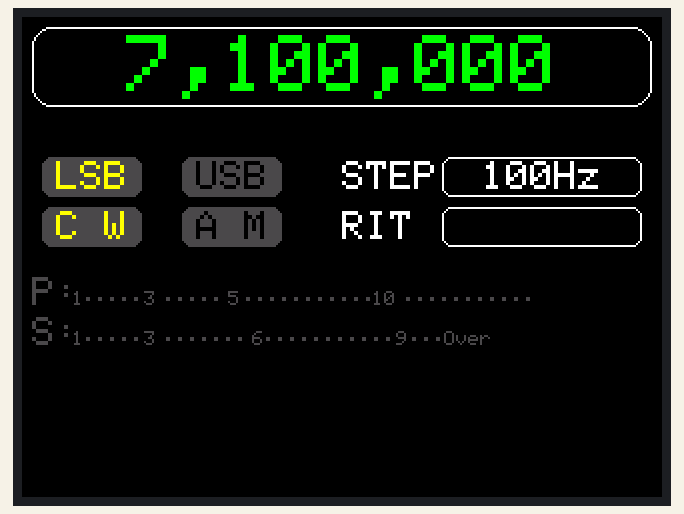
Bench run of a sketch on a simulated Arduino Uno, built with avr-gcc and run on an emulated ATmega328P. Parts: 320×240 colour display.

Above: at 0.4 s.
At 1.4 s:
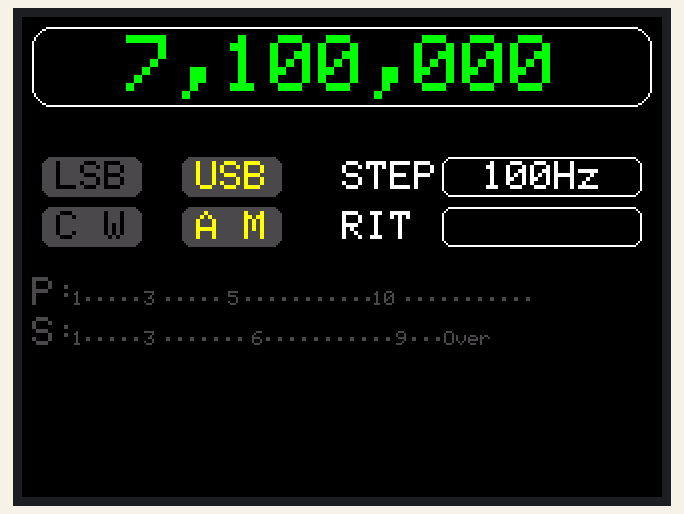

Measured:
- what the display in image 1 shows lasts 1.0 s, from 1.3 s to 2.3 s

The sketch:

AD9850.ino
```cpp
/*
 An example analogue meter using a ILI9341 TFT LCD screen

 This example uses the hardware SPI only and a board based
 on the ATmega328

 Needs Fonts 2, and 7 (also Font 4 if using large scale label)

 Comment out lines 153 and 197 to reduce needle flicker and
 to remove need for Font 4 (which uses ~8k of FLASH!)

 Alan Senior 23/2/2015
 */

// These are the connections for the UNO to display
#define sclk 13  // Don't change
#define mosi 11  // Don't change
#define cs   10  // If cs and dc pin allocations are changed then
#define dc   9   // comment out #define F_AS_T line in "Adafruit_ILI9341_FAST.h"
                 // (which is inside "Adafriit_ILI9341_AS" library)

#define rst  7  // Can alternatively connect this to the Arduino reset

//#include <Adafruit_GFX_AS.h>     // Core graphics library
#include <MCUFRIEND_kbv.h> // Fast hardware-specific library
#include "AnalogMeter.h"
#include "adafruit_GFX_Ext.h"
MCUFRIEND_kbv tft;

Adafruit_GFX_Button Button;
#define LTBLUE    0xB6DF
#define LTTEAL    0xBF5F
#define LTGREEN         0xBFF7
#define LTCYAN    0xC7FF
#define LTRED           0xFD34
#define LTMAGENTA       0xFD5F
#define LTYELLOW        0xFFF8
#define LTORANGE        0xFE73
#define LTPINK          0xFDDF
#define LTPURPLE  0xCCFF
#define LTGREY          0xE71C

#define BLUE            0x001F
#define TEAL    0x0438
#define GREEN           0x07E0
#define CYAN          0x07FF
#define RED           0xF800
#define MAGENTA       0xF81F
#define YELLOW        0xFFE0
#define ORANGE        0xFD20
#define PINK          0xF81F
#define PURPLE    0x801F
#define GREY        0xC618
#define WHITE         0xFFFF
#define BLACK         0x0000

#define DKBLUE        0x000D
#define DKTEAL    0x020C
#define DKGREEN       0x03E0
#define DKCYAN        0x03EF
#define DKRED         0x6000
#define DKMAGENTA       0x8008
#define DKYELLOW        0x8400
#define DKORANGE        0x8200
#define DKPINK          0x9009
#define DKPURPLE      0x4010
#define DKGREY        0x4A49

  // Setup data buffer.
String inString;
int inByte = 0; // Incoming serial data byte.
int outputValue; // Sensor data to send to Processing.


float ltx = 0;    // Saved x coord of bottom of needle
uint16_t osx = 120, osy = 120; // Saved x & y coords
uint32_t updateTime = 0;       // time for next update
bool using_seril = true;
int old_analog =  -999; // Value last displayed
int old_digital = -999; // Value last displayed
int delay_ms = 0;
Adafruit_GFX_Buttonx Button1, Button2, Button3, Button4, Textmenu1, Textmenu2, Toptext;
char fre[10];
void setup(void) {
  uint16_t ID = tft.readID(); //
  if (ID == 0xD3D3)
  {
    ID = 0x9481; // write-only shield
  }
  tft.begin(ID);
  tft.setRotation(1);
  Serial.begin(9600);
  tft.fillScreen(BLACK);

  Button1.initButtonUL(&tft, 10, 70, 50, 20, DKGREY, DKGREY, BLACK, YELLOW, "LSB", 2);
  Button2.initButtonUL(&tft, 80, 70, 50, 20, DKGREY, DKGREY, BLACK, YELLOW, "USB", 2);
  Button3.initButtonUL(&tft, 10, 95, 50, 20, DKGREY, DKGREY, BLACK, YELLOW, "C W", 2);
  Button4.initButtonUL(&tft, 80, 95, 50, 20, DKGREY, DKGREY, BLACK, YELLOW, "A M", 2);
  Textmenu1.initButtonUL(&tft, 210, 70, 100, 20, WHITE, BLACK, WHITE, WHITE, "100Hz", 2);
  Textmenu2.initButtonUL(&tft, 210, 95, 100, 20, WHITE, BLACK, WHITE, WHITE, "", 2);
  Toptext.initButtonUL(&tft, 5, 5, 310, 40, WHITE, BLACK, GREEN, GREEN, "7,100,000", 4);

  tft.setCursor(160, 70 + (20/2) - (4 * 2));
  tft.setTextSize(2);
  tft.print("STEP");
  tft.setCursor(160, 95 + (20/2) - (4 * 2));
  tft.setTextSize(2);
  tft.print("RIT");

  Textmenu1.drawButton();
  Textmenu2.drawButton();
  Toptext.drawButton();

  tft.setCursor(5, 130);
  tft.setTextSize(2);
  tft.setTextColor(DKGREY, BLACK);
  tft.print("P:");
  tft.setCursor(25, 137);
  tft.setTextSize(1);
  tft.print("1     3      5           10          ");
  tft.setCursor(30, 135);
  tft.print(".....");
  tft.setCursor(70, 135);
  tft.print(".....");
  tft.setCursor(110, 135);
  tft.print("...........");
  tft.setCursor(190, 135);
  tft.print("...........");


  tft.setCursor(5, 150);
  tft.setTextSize(2);
  tft.setTextColor(DKGREY, BLACK);
  tft.print("S:");
  tft.setCursor(25, 157);
  tft.setTextSize(1);
  tft.print("1     3        6           9   Over          ");
  tft.setCursor(30, 155);
  tft.print(".....");
  tft.setCursor(70, 155);
  tft.print(".......");
  tft.setCursor(120, 155);
  tft.print("...........");
  tft.setCursor(193, 155);
  tft.print("...");
  // initialize serial communications at 9600 bps:
  Serial.begin(9600);
  // Wait for serial port to connect. Needed for native USB port only.
  while (!Serial)
  {
    ; // Do nothing until connection established.
  }

  // Establish contact by sending initial data to Processing.
  // Loop on this until Processing responds by sending a request for sensor data.
  // Then start the loop().
}

bool invert = false;
void loop()
{
  invert = !invert;
  Button1.drawButton(invert);
  Button2.drawButton(!invert);
  Button3.drawButton(invert);
  Button4.drawButton(!invert);
  delay(1000);
}
```

AnalogMeter.h
```cpp
#ifndef AnalogMeter_h_
#define AnalogMeter_h_
#include <MCUFRIEND_kbv.h>
#define LTBLUE    0xB6DF
#define LTTEAL    0xBF5F
#define LTGREEN         0xBFF7
#define LTCYAN    0xC7FF
#define LTRED           0xFD34
#define LTMAGENTA       0xFD5F
#define LTYELLOW        0xFFF8
#define LTORANGE        0xFE73
#define LTPINK          0xFDDF
#define LTPURPLE  0xCCFF
#define LTGREY          0xE71C

#define BLUE            0x001F
#define TEAL    0x0438
#define GREEN           0x07E0
#define CYAN          0x07FF
#define RED           0xF800
#define MAGENTA       0xF81F
#define YELLOW        0xFFE0
#define ORANGE        0xFD20
#define PINK          0xF81F
#define PURPLE    0x801F
#define GREY        0xC618
#define WHITE         0xFFFF
#define BLACK         0x0000

#define DKBLUE        0x000D
#define DKTEAL    0x020C
#define DKGREEN       0x03E0
#define DKCYAN        0x03EF
#define DKRED         0x6000
#define DKMAGENTA       0x8008
#define DKYELLOW        0x8400
#define DKORANGE        0x8200
#define DKPINK          0x9009
#define DKPURPLE      0x4010
#define DKGREY        0x4A49
class AnalogMeter
{
  public:
  AnalogMeter(Adafruit_GFX *gfx, uint16_t x0, uint16_t y0, uint16_t w, uint16_t h,
  uint16_t start, uint16_t e, char *uint, char *string)
  {
     _gfx = gfx;
     _x0 = x0;
     _y0 = y0;
     _width = w;
     _height = h;
     _start = start;
     _end = e;
     _len =120;
     strcpy(_unit, uint);
     strcpy(_string, string);
   }

  Draw()
  {
      char buf[8];
      double interval = (_end - _start)/4;
      _gfx->fillRect(_x0, _y0, _width, _height, GREY);
      _gfx->fillRect(_x0 + 5, _y0+3, _width - 9, _height-7, WHITE);
      _gfx->setTextColor(BLACK);  // Text colour

      int x_center = _width / 2 + _x0;
      int y_center = _height + 14 + _y0;
       // Draw ticks every 5 degrees from -50 to +50 degrees (100 deg. FSD swing)
    for (int i = -50 ; i < 51; i += 5) {
      // Long scale tick length
       int tl = 15;

      // Coodinates of tick to draw
      float sx = cos((i - 90) * 0.0174532925);
      float sy = sin((i - 90) * 0.0174532925);
      uint16_t x0 = sx * (_len + tl) + x_center;
      uint16_t y0 = sy * (_len + tl) + y_center;
      uint16_t x1 = sx * _len + x_center;
      uint16_t y1 = sy * _len + y_center;

      // Coordinates of next tick for zone fill
      float sx2 = cos((i + 5 - 90) * 0.0174532925);
      float sy2 = sin((i + 5 - 90) * 0.0174532925);
      int x2 = sx2 * (_len + tl) + x_center;
      int y2 = sy2 * (_len + tl) + y_center;
      int x3 = sx2 * _len + x_center;
      int y3 = sy2 * _len + y_center;

   //    Yellow zone limits
        if (i >= -50 && i < 0) {
          _gfx->fillTriangle(x0, y0, x1, y1, x2, y2, YELLOW);
          _gfx->fillTriangle(x1, y1, x2, y2, x3, y3, YELLOW);
        }

        // Green zone limits
        if (i >= 0 && i < 25) {
          _gfx->fillTriangle(x0, y0, x1, y1, x2, y2, GREEN);
          _gfx->fillTriangle(x1, y1, x2, y2, x3, y3, GREEN);
        }

        // Orange zone limits
        if (i >= 25 && i < 50) {
          _gfx->fillTriangle(x0, y0, x1, y1, x2, y2, ORANGE);
          _gfx->fillTriangle(x1, y1, x2, y2, x3, y3, ORANGE);
        }

        // Short scale tick length
        if (i % 25 != 0) tl = 8;

        // Recalculate coords incase tick lenght changed
        x0 = sx * (_len + tl) + x_center;
        y0 = sy * (_len + tl) + y_center;
        x1 = sx * _len + x_center;
        y1 = sy * _len + y_center;

        // Draw tick
        _gfx->drawLine(x0, y0, x1, y1, BLACK);

        // Check if labels should be drawn, with position tweaks
        if (i % 25 == 0) {

          int w=4,de = 2;
          // Calculate label positions
          x0 = sx * (_len + tl + 10) + x_center;
          y0 = sy * (_len + tl + 10) + y_center;
          switch (i / 25) {
            case -2:
              dtostrf(_start, 1, 0, buf);
              _gfx->setCursor(x0, y0-12);
              _gfx->print(buf);
            break;
            case -1:
              dtostrf((_start + 1 * interval)/(double)100, w, de, buf);
              _gfx->setCursor(x0-6, y0-9);
              _gfx->print(buf);
            break;
            case 0:
    //          tft.drawCentreString("50", x0, y0 - 6, 2);
               dtostrf((_start + 2 * interval)/(double)100, w, de, buf);
              _gfx->setCursor(x0-5, y0-6);
              _gfx->print(buf);
             break;
            case 1:
     //         tft.drawCentreString("75", x0, y0 - 9, 2);
               dtostrf((_start + 3 * interval)/(double)100, w, de, buf);
              _gfx->setCursor(x0-7, y0-9);
              _gfx->print(buf);
            break;
            case 2:
    //          tft.drawCentreString("100", x0, y0 - 12, 2);
              dtostrf((_start + 4 * interval)/(double)100, w, de, buf);
              _gfx->setCursor(x0-12, y0-12);
              _gfx->print(buf);
             break;
          }
        }

        // Now draw the arc of the scale
        sx = cos((i + 5 - 90) * 0.0174532925);
        sy = sin((i + 5 - 90) * 0.0174532925);
        x0 = sx * _len + x_center;
        y0 = sy * _len + y_center;
        // Draw scale arc, don't draw the last part
        if (i < 50) _gfx->drawLine(x0, y0, x1, y1, BLACK);
    }
    _gfx->setCursor(_x0 + _width - 9 - 40,_y0+_height-7-20);
    _gfx->print(_string); // Units at bottom right
    _gfx->setCursor(_x0 + _width/2 - 7, _y0+_height - 70);
    _gfx->setTextSize(3);
    _gfx->print(_unit); // Units at bottom right
    _gfx->drawRect(_x0 + 5, _y0+3, _width - 9, _height-7, BLACK); // Draw bezel line
  }
void plotNeedle(int value, byte ms_delay)
{
  static int old_analog =  -999;
  static float ltx = 0;
  static uint16_t osx = 120, osy = 120; // Saved x & y coords
  static uint32_t updateTime = 0;       // time for next update

  int x_center = _width / 2 + _x0;
  int y_center = _height + 14 + _y0;
  _gfx->setTextColor(BLACK, WHITE);
  char buf[8];
  dtostrf((double)value /100, 4, 2, buf);

  _gfx->setTextSize(1);
  _gfx->setCursor(_x0+20, _y0+_height-7-20);
  _gfx->println(buf); //Erase old value


//  if (value < -10) value = -10; // Limit value to emulate needle end stops
//  if (value > 110) value = 110;

  // Move the needle util new value reached
  while (!(value == old_analog)) {
    if (old_analog < value) old_analog++;
    else old_analog--;

    if (ms_delay == 0) old_analog = value; // Update immediately id delay is 0

    float sdeg = map(old_analog, _start, _end, -139, -39); // Map value to angle
    // Calcualte tip of needle coords
    float sx = cos(sdeg * 0.0174532925);
    float sy = sin(sdeg * 0.0174532925);

    // Calculate x delta of needle start (does not start at pivot point)
    float tx = tan((sdeg+90) * 0.0174532925);

    // Erase old needle image
    _gfx->drawLine(x_center + 20 * ltx - 1, y_center - 20, osx - 1, osy, WHITE);
    _gfx->drawLine(x_center + 20 * ltx, y_center - 20, osx, osy, WHITE);
    _gfx->drawLine(x_center + 20 * ltx + 1, y_center - 20, osx + 1, osy, WHITE);

    // Re-plot text under needle
    _gfx->setTextColor(BLACK);
    _gfx->setCursor( _x0 + _width/2 - 7, _y0+_height - 70);
    _gfx->setTextSize(3);
    _gfx->print(_unit); // Units at bottom right
    //tft.drawCentreString("%RH", 120, 70, 4); // // Comment out to avoid font 4

    // Store new needle end coords for next erase
    ltx = tx;
    osx = sx * 118 + x_center;
    osy = sy * 118 + y_center;

    // Draw the needle in the new postion, magenta makes needle a bit bolder
    // draws 3 lines to thicken needle
    _gfx->drawLine(x_center + 20 * ltx - 1, y_center - 20, osx - 1, osy, RED);
    _gfx->drawLine(x_center + 20 * ltx, y_center - 20, osx, osy, MAGENTA);
    _gfx->drawLine(x_center + 20 * ltx + 1, y_center - 20, osx + 1, osy, RED);

    // Slow needle down slightly as it approaches new postion
    if (abs(old_analog - value) < 10) ms_delay += ms_delay / 5;

    // Wait before next update
    delayMicroseconds(ms_delay);
  }
}
void digitalMeter(int x,int y)
{
  xpos = x;
  ypos = y;// was 134
  _gfx->fillRect(xpos - 52, ypos - 5, 2 * 77, 59, GREY);
  _gfx->fillRect(xpos - 49, ypos - 2, 2 * 74, 53, BLACK);
  _gfx->setTextColor(7 << 11, BLACK); // Plot over numbers in dim red

  _gfx->setTextSize(6);
  _gfx->setCursor(xpos - 47, ypos+2);
  _gfx->println("8888"); //Erase old value
//  tft.drawNumber(888, xpos - 77, ypos, 7);

}

// #########################################################################
// Update digital meter reading
// #########################################################################
void showDigital(int value)
{
  static int old_digital = -999;
  if (value==old_digital) return; // return if no change to prevent flicker
//  if (value < 0) value = 0; //Constrain lower limit to 0
//  if (value > 999) value = 999; //Constrain upper limit to 999

//  int xpos = 140, ypos = 134; // Position with location tweak
  _gfx->setTextColor(7 << 11, BLACK); // Plot over numbers in dim red
  _gfx->setTextSize(6);
  _gfx->setCursor(xpos - 47, ypos+2);
  _gfx->println("8888"); //Erase old value

  // Nb. 32 pixels wide +2 gap per digit
  char buf[8];
  dtostrf((double)value, 4, 0, buf);
  // Update with new value
  _gfx->setTextColor(RED); // Dont draw background to leave dim segments
//  if (value < 10) tft.drawNumber(value, xpos+19, ypos, 7);
//  else if (value < 100) tft.drawNumber(value, xpos - 14, ypos, 7);
//  else tft.drawNumber(value, xpos - 47, ypos, 7);
  _gfx->setTextSize(6);
  _gfx->setCursor(xpos - 47, ypos+2);
  _gfx->println(buf); //Erase old value
  old_digital = value;
}
  private:
  Adafruit_GFX *_gfx;
  uint16_t _x0, _y0, _width, _height, xpos, ypos;
  uint16_t _start, _end, _len;
  char  _unit[10], _string[10];
};
#endif
```

Source omitted: adafruit_GFX_Ext.h (5372 bytes)
